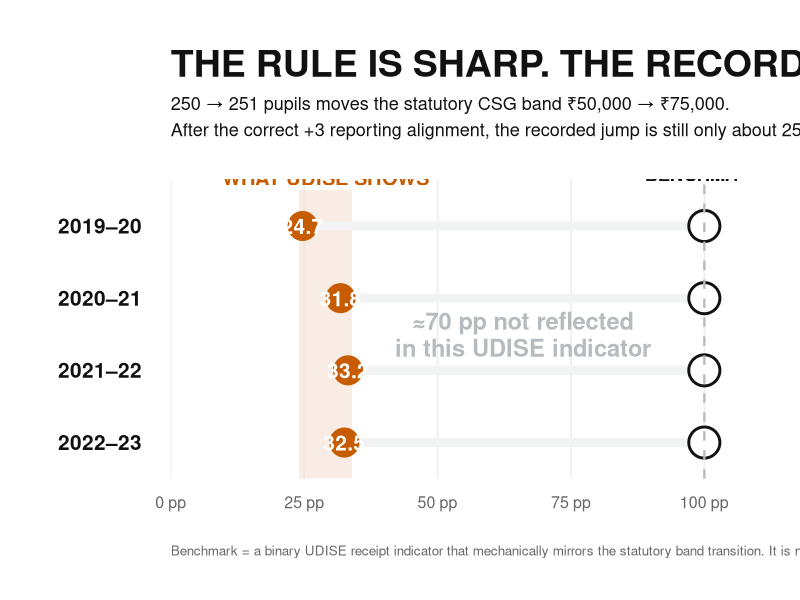
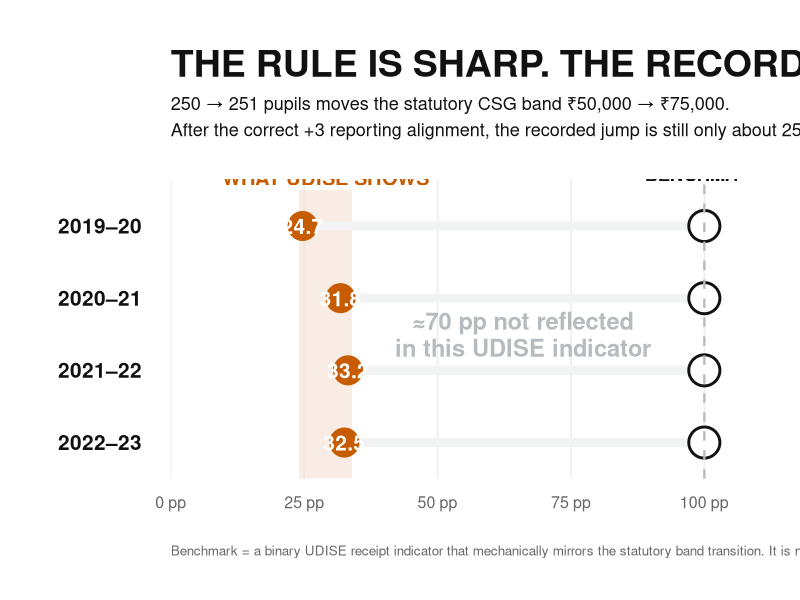
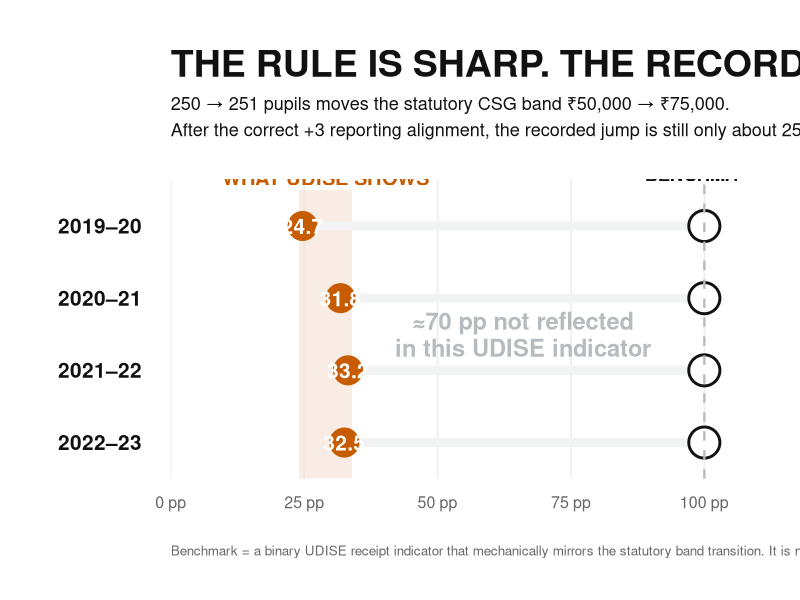

Recreate these plots in R, in order.
suppressPackageStartupMessages({
  library(ggplot2)
  library(dplyr)
})

# Final state-clustered RD estimates from FINAL_TIMING_AND_INCENTIVES_FINDINGS.md
# Outcome: jump in P(reported CSG receipt >= Rs 75,000) at the 250.5 pupil cutoff.
# The 100 pp endpoint is a mechanical binary-record benchmark: if the UDISE
# receipt indicator perfectly mirrored the statutory band transition around
# 250/251, the indicator would switch completely at the cutoff.
d <- tibble::tribble(
  ~cohort,   ~observed,
  "2019–20", 24.70,
  "2020–21", 31.81,
  "2021–22", 33.21,
  "2022–23", 32.52
) %>%
  mutate(
    cohort = factor(cohort, levels = rev(c("2019–20", "2020–21", "2021–22", "2022–23"))),
    benchmark = 100,
    gap = benchmark - observed,
    label = sprintf("%.1f", observed)
  )

ink <- "#111111"
muted <- "#B6BBC0"
soft <- "#F2F3F4"
accent <- "#C75B00"
accent_soft <- "#F1D6C3"

p <- ggplot(d, aes(y = cohort)) +
  # The repeated ~30 pp observed region
  annotate("rect", xmin = 24, xmax = 34, ymin = 0.5, ymax = 4.5,
           fill = accent_soft, alpha = 0.45) +

  # Gap from what is observed to the mechanical-record benchmark
  geom_segment(aes(x = observed, xend = benchmark, yend = cohort),
               linewidth = 3.0, colour = soft, lineend = "round") +

  # Observed discontinuities
  geom_point(aes(x = observed), size = 9.5, colour = accent) +
  geom_text(aes(x = observed, label = label),
            colour = "white", fontface = "bold", size = 5.3) +

  # Mechanical-record benchmark
  geom_point(aes(x = benchmark), shape = 21, size = 9.5,
             stroke = 1.5, fill = "white", colour = ink) +
  geom_vline(xintercept = 100, linewidth = 0.8, linetype = "dashed", colour = muted) +

  # Direct labels, no legend required
  annotate("text", x = 29, y = 4.52,
           label = "WHAT UDISE SHOWS",
           hjust = 0.5, vjust = -0.2, size = 5.1, fontface = "bold", colour = accent) +
  annotate("text", x = 100, y = 4.52,
           label = "MECHANICAL-RECORD\nBENCHMARK",
           hjust = 0.5, vjust = -0.2, size = 4.7, fontface = "bold", colour = ink, lineheight = 0.95) +

  # The gap itself is the result
  annotate("text", x = 66, y = 2.5,
           label = "≈70 pp not reflected\nin this UDISE indicator",
           size = 6.0, fontface = "bold", colour = muted, lineheight = 0.95) +

  scale_x_continuous(
    limits = c(0, 106),
    breaks = c(0, 25, 50, 75, 100),
    labels = function(x) paste0(x, " pp"),
    expand = c(0, 0)
  ) +
  scale_y_discrete(expand = expansion(add = c(0.45, 0.65))) +
  labs(
    title = "THE RULE IS SHARP. THE RECORD IS NOT.",
    subtitle = "250 → 251 pupils moves the statutory CSG band ₹50,000 → ₹75,000.\nAfter the correct +3 reporting alignment, the recorded jump is still only about 25–33 percentage points.",
    x = NULL,
    y = NULL,
    caption = "Benchmark = a binary UDISE receipt indicator that mechanically mirrors the statutory band transition. It is not a grant-delivery compliance rate."
  ) +
  theme_minimal(base_family = "sans") +
  theme(
    panel.grid.major.y = element_blank(),
    panel.grid.minor = element_blank(),
    panel.grid.major.x = element_line(colour = "#ECEEEF", linewidth = 0.55),
    axis.text.x = element_text(size = 11.5, colour = "#666666", margin = margin(t = 10)),
    axis.text.y = element_text(size = 15, face = "bold", colour = ink, margin = margin(r = 18)),
    plot.title = element_text(size = 27, face = "bold", colour = ink, hjust = 0, margin = margin(b = 8)),
    plot.subtitle = element_text(size = 13, colour = ink, hjust = 0, lineheight = 1.22, margin = margin(b = 28)),
    plot.caption = element_text(size = 9.7, colour = "#686868", hjust = 0, margin = margin(t = 24)),
    plot.margin = margin(36, 46, 30, 42)
  )

out_dir <- "studies/composite_school_grant/figures/rendered"
dir.create(out_dir, recursive = TRUE, showWarnings = FALSE)

ggsave(file.path(out_dir, "csg_policy_prism_R.png"), p,
       width = 12.2, height = 7.7, units = "in", dpi = 320, bg = "white")
ggsave(file.path(out_dir, "csg_policy_prism_R.svg"), p,
       width = 12.2, height = 7.7, units = "in", bg = "white")
ggsave(file.path(out_dir, "csg_policy_prism_R.pdf"), p,
       width = 12.2, height = 7.7, units = "in", bg = "white")
